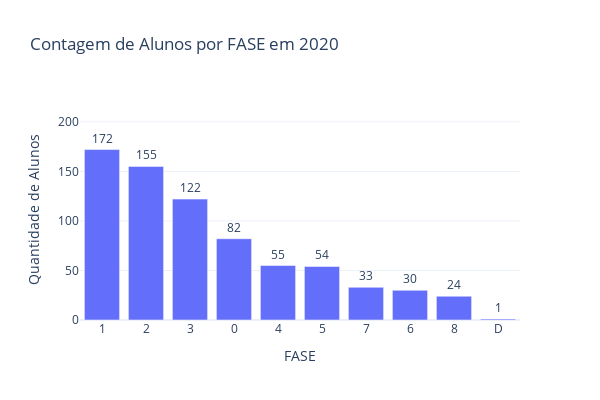

Notebook source saved alongside this figure:
### Code cell
# Contar a quantidade de alunos por FASE
contagem_fase = status_aluno_2020['VALOR'].value_counts().reset_index()
contagem_fase.columns = ['FASE', 'Quantidade']

# Criar o gráfico de barras
fig = px.bar(
    contagem_fase,
    x='FASE',
    y='Quantidade',
    text='Quantidade',
    title='Contagem de Alunos por FASE em 2020',
    labels={'Quantidade': 'Quantidade de Alunos'},
    template='plotly_white'
)

# Ajustar o layout
fig.update_traces(textposition='outside')
fig.update_layout(
    height=400,
    width=600,
    yaxis=dict(range=[0, contagem_fase['Quantidade'].max() + 50])
)

# Mostrar o gráfico
fig.show()

### Figure 1 — Plotly figure (JSON) as saved in the notebook; plotly's stock layout.template omitted (floating-point values rounded to 4 significant figures)
{"data": [{"alignmentgroup": "True", "hovertemplate": "FASE=%{x}<br>Quantidade de Alunos=%{text}<extra></extra>", "legendgroup": "", "marker": {"color": "#636efa", "pattern": {"shape": ""}}, "name": "", "offsetgroup": "", "orientation": "v", "showlegend": false, "text": [172, 155, 122, 82, 55, 54, 33, 30, 24, 1], "textposition": "outside", "type": "bar", "x": ["1", "2", "3", "0", "4", "5", "7", "6", "8", "D"], "xaxis": "x", "y": [172, 155, 122, 82, 55, 54, 33, 30, 24, 1], "yaxis": "y"}], "layout": {"barmode": "relative", "height": 400, "legend": {"tracegroupgap": 0}, "title": {"text": "Contagem de Alunos por FASE em 2020"}, "width": 600, "xaxis": {"anchor": "y", "domain": [0, 1], "title": {"text": "FASE"}}, "yaxis": {"anchor": "x", "domain": [0, 1], "range": [0, 222], "title": {"text": "Quantidade de Alunos"}}}}
